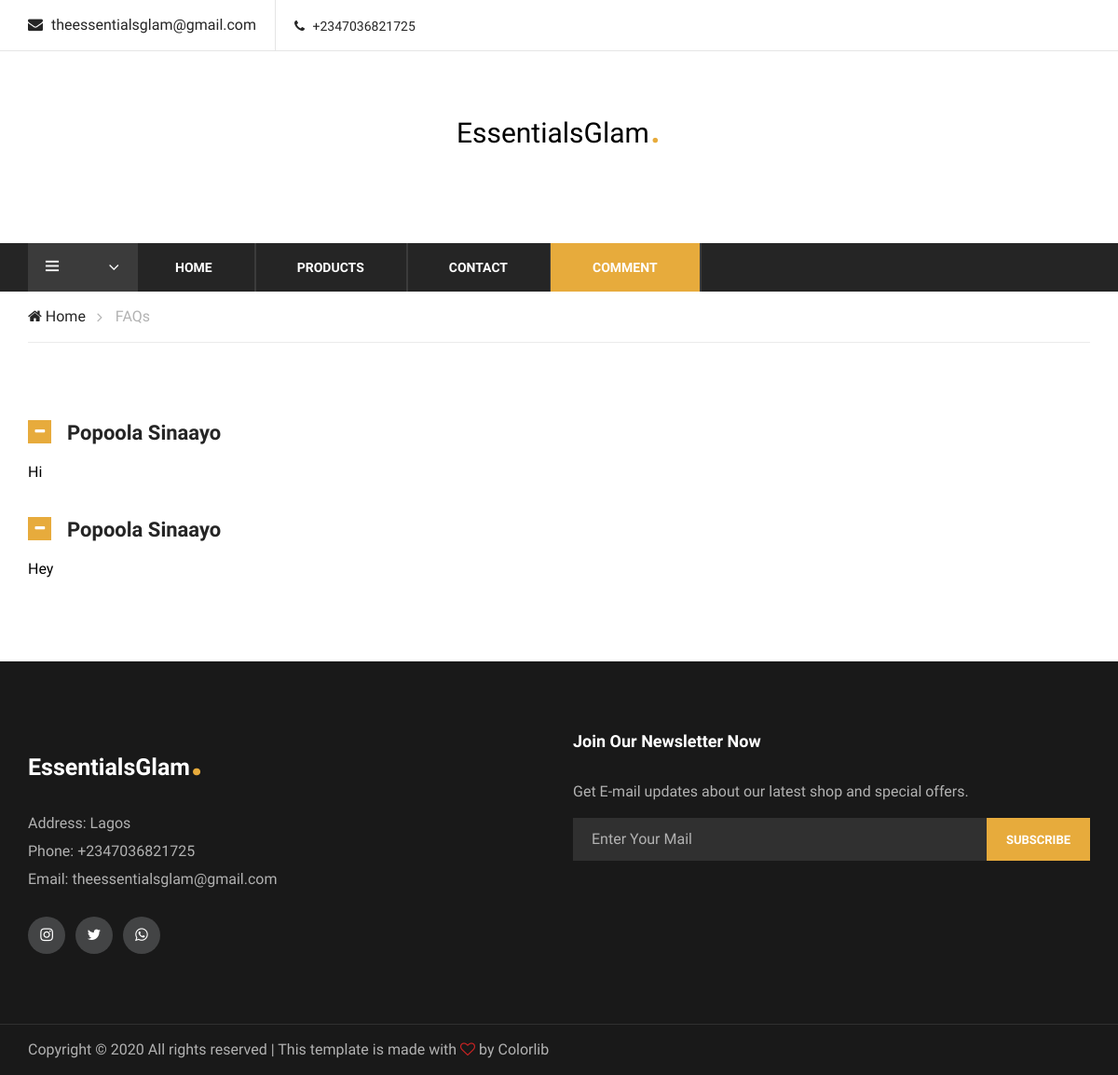
The app's page /comment, older data.
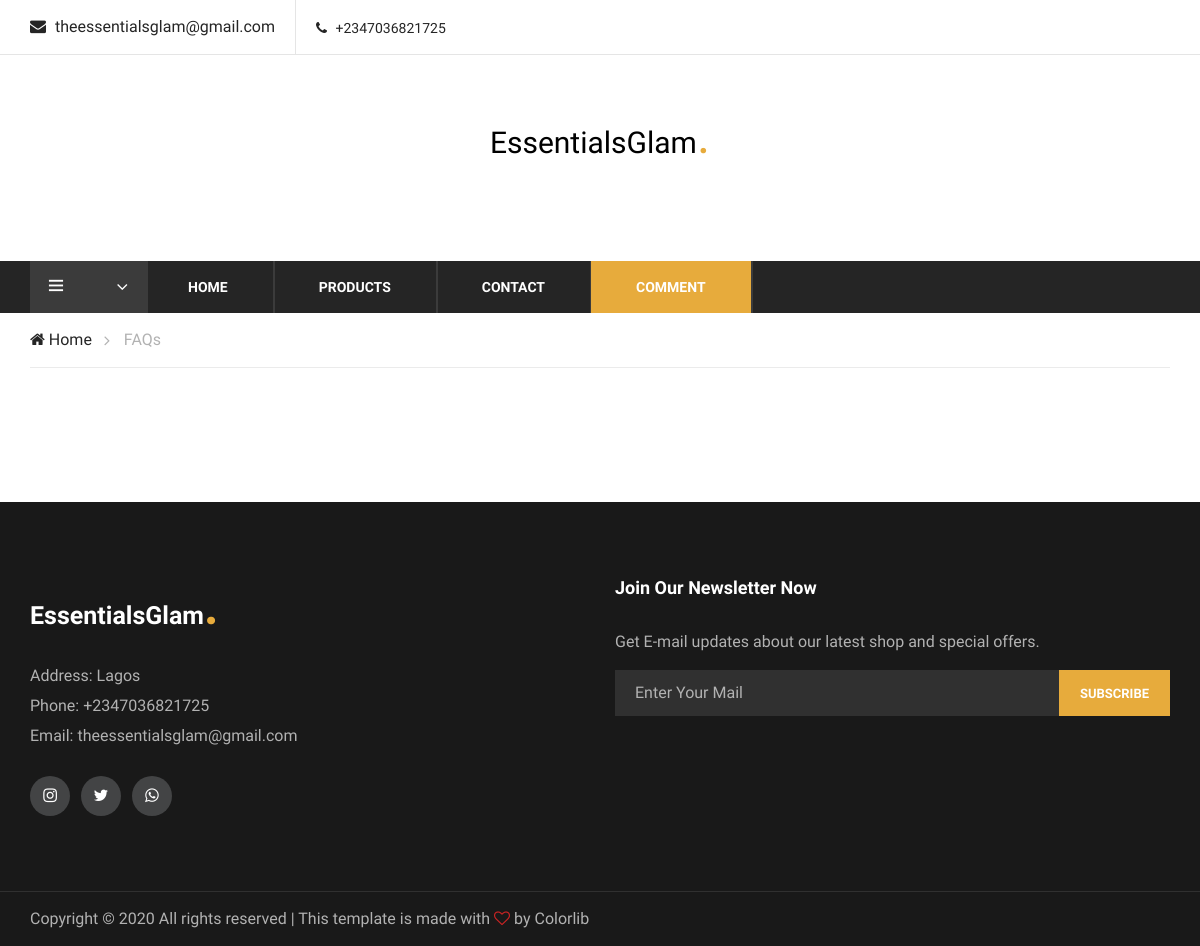
The same page, newer data.
### Essential_Glams/models.py (models this page shows, shortened)
class Comment(models.Model):
    User = models.CharField(max_length=1000)
    User_Email = models.EmailField(max_length=1000)
    comment = models.CharField(max_length=1000000)

### Essential_Glams/views.py (the view)
# urls.py: path('comment', views.comment, name="comment"),
def comment(request):
    return render(request, 'Essential_Glams/faq.html', {
        'Comment': Comment.objects.all()
    })

### Essential_Glams/templates/Essential_Glams/faq.html (shortened to what this page needs)
<!DOCTYPE html>
<html lang="zxx">
<head>
    <link rel="stylesheet" href="static/css/bootstrap.min.css" type="text/css">
    <link rel="stylesheet" href="static/css/font-awesome.min.css" type="text/css">
    <link rel="stylesheet" href="static/css/themify-icons.css" type="text/css">
    <link rel="stylesheet" href="static/css/elegant-icons.css" type="text/css">
    <link rel="stylesheet" href="static/css/owl.carousel.min.css" type="text/css">
    <link rel="stylesheet" href="static/css/nice-select.css" type="text/css">
    <link rel="stylesheet" href="static/css/jquery-ui.min.css" type="text/css">
    <link rel="stylesheet" href="static/css/slicknav.min.css" type="text/css">
    <link rel="stylesheet" href="static/css/style.css" type="text/css">
</head>
<body>
    <header class="header-section">
        <div class="header-top">
            <div class="container">
                <div class="ht-left">
                    <div class="mail-service">
                        <i class=" fa fa-envelope"></i>
                        theessentialsglam@gmail.com
                    </div>
                    <div class="phone-service">
                        <i class=" fa fa-phone"></i>
                        +2347036821725
                    </div>
                </div>
            </div>
        </div>
        <div class="container">
            <div class="inner-header">
                <div class="row">
                    <div class="col-lg-12 col-md-12">
                        <div class="logo">
                            <a href="">
                                <h3 id="glam_h1" class="glam">EssentialsGlam<span id="footer_dot">.</span></h3>
                            </a>
                        </div>
                    </div>
                    <div class="col-lg-3 text-right col-md-3">
                        <ul class="nav-right">
                        </ul>
                    </div>
                </div>
            </div>
        </div>
        <div class="nav-item">
            <div class="container">
                <div class="nav-depart">
                    <div class="depart-btn">
                        <i class="ti-menu"></i>
                    </div>
                </div>
                <nav class="nav-menu mobile-menu">
                    <ul>
                        <li><a href="/">Home</a></li>
                        <li><a href=" {% url 'product' %} ">Products</a></li>
                        <li><a href="{% url 'book' %}">Contact</a></li>
                        <li class="active"><a href=" {% url 'comment' %} ">Comment</a></li>
                    </ul>
                </nav>
            </div>
        </div>
    </header>
    <div class="breacrumb-section">
        <div class="container">
            <div class="row">
                <div class="col-lg-12">
                    <div class="breadcrumb-text">
                        <a href="#"><i class="fa fa-home"></i> Home</a>
                        <span>FAQs</span>
                    </div>
                </div>
            </div>
        </div>
    </div>
    <div class="faq-section spad">
        <div class="container">
            <div class="row">
                <div class="col-lg-12">
                    <div class="faq-accordin">
                        <div class="accordion" id="accordionExample">
                            {% for comment in Comment %}
                            <div class="card">
                                <div class="card-heading active">
                                    <a class="active" data-toggle="collapse" data-target="#collapseOne">
                                        {{comment.User}}
                                    </a>
                                </div>
                                <div id="collapseOne" class="collapse show" data-parent="#accordionExample">
                                    <div class="card-body">
                                        <p> {{comment.comment}} </p>
                                    </div>
                                </div>
                            </div>
                            {% endfor %}
                        </div>
                    </div>
                </div>
            </div>
        </div>
    </div>
    <footer class="footer-section">
        <div class="container">
            <div class="row">
                <div class="col-lg-6">
                    <div class="footer-left">
                        <div class="footer-logo">
                            <h1 id="footer_h1">EssentialsGlam<span id="footer_dot">.</span></h1>
                        </div>
                        <ul>
                            <li>Address: Lagos</li>
                            <li>Phone: +2347036821725</li>
                            <li>Email: theessentialsglam@gmail.com</li>
                        </ul>
                        <div class="footer-social">
                            <a href="https://instagram.com/Essentials_Glam"><i class="fa fa-instagram"></i></a>
                            <a href="https://twitter.com/Essentials_Glam"><i class="fa fa-twitter"></i></a>
                            <a href="https://bit.ly/2ArG6JS"><i class="fa fa-whatsapp"></i></a>
                        </div>
                    </div>
                </div>
                <div class="col-lg-6">
                    <div class="newslatter-item">
                        <h5>Join Our Newsletter Now</h5>
                        <p>Get E-mail updates about our latest shop and special offers.</p>
                        <form action=" {% url 'register_mail' %} " class="subscribe-form" method="POST">
                            <input type="text" placeholder="Enter Your Mail">
                            <button type="button">Subscribe</button>
                        </form>
                    </div>
                </div>
            </div>
        </div>
        <div class="copyright-reserved">
            <div class="container">
                <div class="row">
                    <div class="col-lg-12">
                        <div class="copyright-text">
                            Copyright &copy;
                            <script>document.write(new Date().getFullYear());</script> All rights reserved | This
                            template is made with <i class="fa fa-heart-o" aria-hidden="true"></i> by <a
                                href="https://colorlib.com" target="_blank">Colorlib</a>
                        </div>
                    </div>
                </div>
            </div>
        </div>
    </footer>
</body>
</html>

Row changes from the older to the newer data that the page shows:
removed Comment: User "Popoola Sinaayo", comment "Hi"
removed Comment: User "Popoola Sinaayo", comment "Hey"
